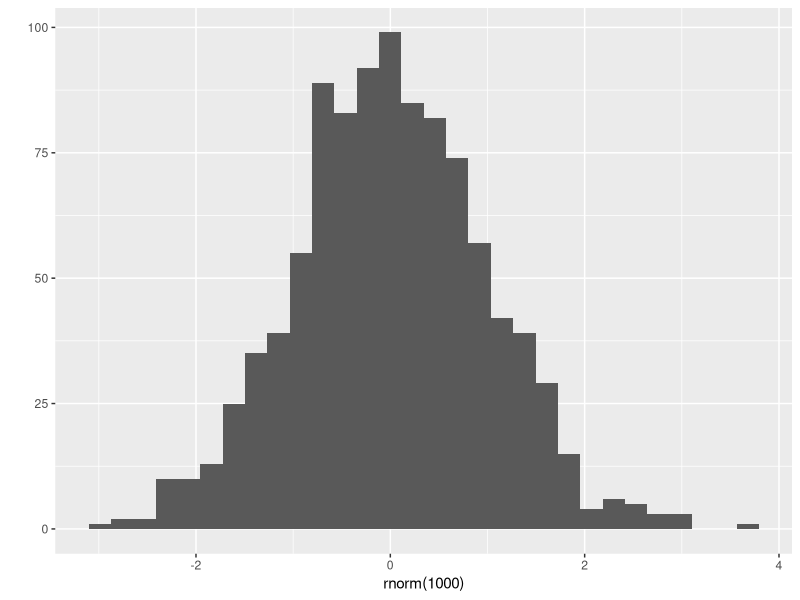
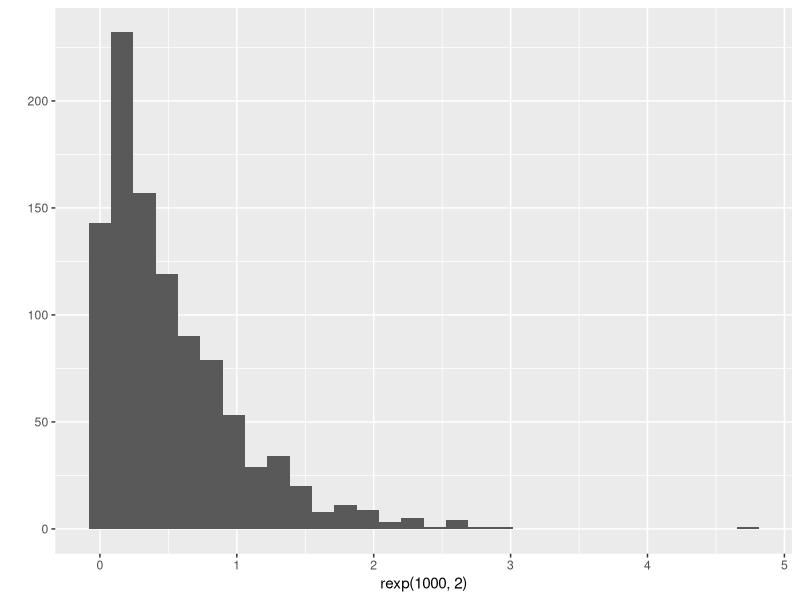
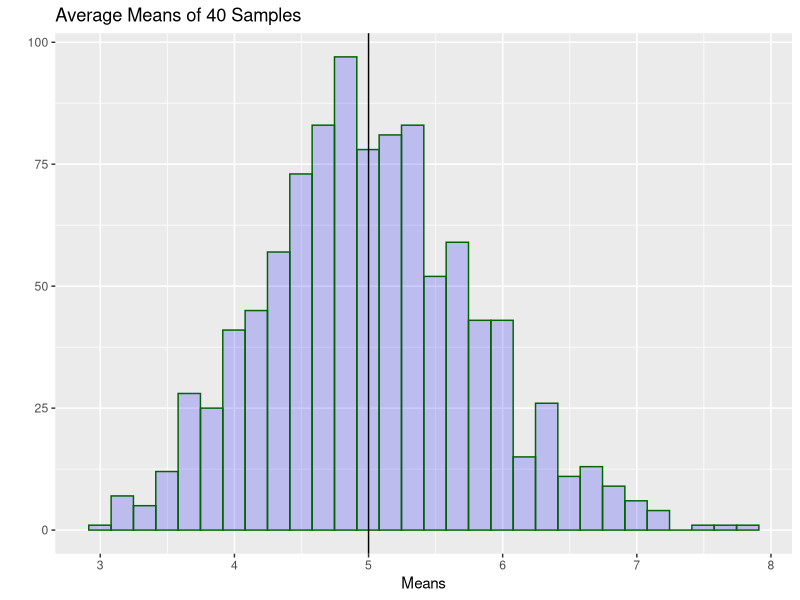

These figures' R source, in order:
library(ggplot2)

set.seed(1623); qplot(rnorm(1000), geom="histogram")

set.seed(1623); qplot(rexp(1000,2), geom="histogram")

set.seed(1623); mns = NULL; 
for (i in 1 : 1000) mns = c(mns, mean(rexp(40,.2))); 

p <- qplot(mns,
           geom="histogram",
           main = "Average Means of 40 Samples",
           xlab = "Means",
           fill=I("blue"),
           col=I("darkgreen"),
           alpha=I(.2)
)
p + geom_vline(xintercept=5)